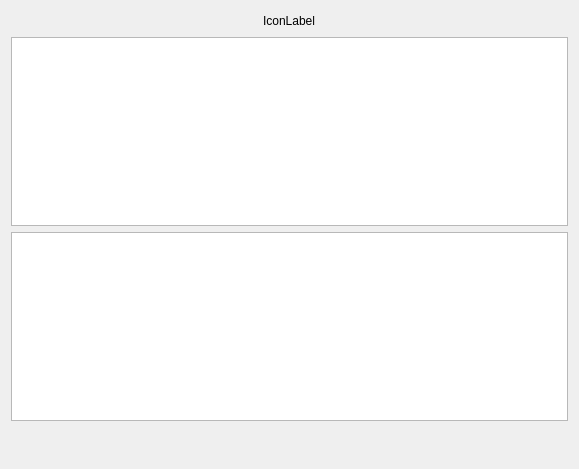
<?xml version="1.0" encoding="UTF-8"?>
<ui version="4.0">
 <class>UploadCreationPageWizard</class>
 <widget class="QWizardPage" name="UploadCreationPageWizard">
  <property name="geometry">
   <rect>
    <x>0</x>
    <y>0</y>
    <width>579</width>
    <height>469</height>
   </rect>
  </property>
  <property name="windowTitle">
   <string>Vector tiles generation</string>
  </property>
  <layout class="QGridLayout" name="gridLayout">
   <item row="1" column="0">
    <spacer name="horizontalSpacer">
     <property name="orientation">
      <enum>Qt::Horizontal</enum>
     </property>
     <property name="sizeHint" stdset="0">
      <size>
       <width>40</width>
       <height>20</height>
      </size>
     </property>
    </spacer>
   </item>
   <item row="4" column="1">
    <spacer name="verticalSpacer">
     <property name="orientation">
      <enum>Qt::Vertical</enum>
     </property>
     <property name="sizeHint" stdset="0">
      <size>
       <width>20</width>
       <height>40</height>
      </size>
     </property>
    </spacer>
   </item>
   <item row="1" column="1">
    <widget class="QLabel" name="lbl_step_icon">
     <property name="text">
      <string>IconLabel</string>
     </property>
    </widget>
   </item>
   <item row="3" column="0" colspan="3">
    <widget class="QTextBrowser" name="tbw_errors"/>
   </item>
   <item row="1" column="2">
    <spacer name="horizontalSpacer_2">
     <property name="orientation">
      <enum>Qt::Horizontal</enum>
     </property>
     <property name="sizeHint" stdset="0">
      <size>
       <width>40</width>
       <height>20</height>
      </size>
     </property>
    </spacer>
   </item>
   <item row="2" column="0" colspan="3">
    <widget class="QTableView" name="tableview_execution_list"/>
   </item>
  </layout>
 </widget>
 <resources/>
 <connections/>
</ui>
